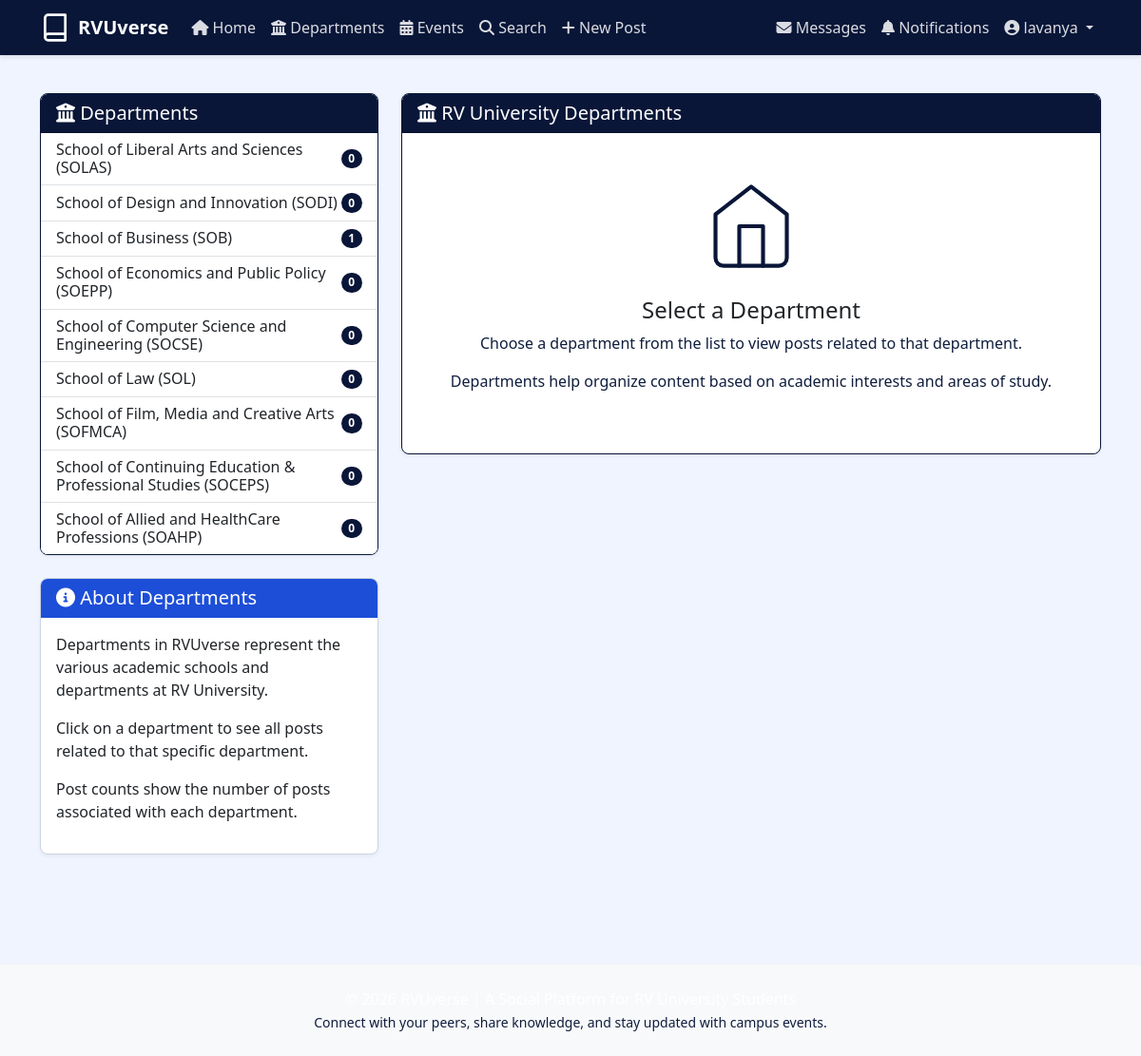
The app's page /departments/ (signed in) with its own data.
### core/models.py (models this page shows, shortened)
class Department(models.Model):
    DEPT_CHOICES = [
        ('1', 'School of Liberal Arts and Sciences (SOLAS)'),
        ('2', 'School of Design and Innovation (SODI)'),
        ('3', 'School of Business (SOB)'),
        ('4', 'School of Economics and Public Policy (SOEPP)'),
        ('5', 'School of Computer Science and Engineering (SOCSE)'),
        ('6', 'School of Law (SOL)'),
        ('7', 'School of Film, Media and Creative Arts (SOFMCA)'),
        ('8', 'School of Continuing Education & Professional Studies (SOCEPS)'),
        ('9', 'School of Allied and Healthcare Professions (SOAHP)'),
    ]
    code = models.CharField(max_length=2, choices=DEPT_CHOICES, unique=True,default='5')
    name = models.CharField(max_length=100)
    description = models.TextField(blank=True, null=True)

### core/views.py (the view)
# urls.py: path('departments/', views.departments_view, name='departments'),
@login_required
def departments_view(request):
    departments = Department.objects.all().annotate(
        post_count=Count('posts')
    )
    selected_department_id = request.GET.get('department')
    posts = None
    if selected_department_id:
        selected_department = get_object_or_404(Department, id=selected_department_id)
        posts = Post.objects.filter(department=selected_department).select_related('user')
        paginator = Paginator(posts, 10)  # Show 10 posts per page
        page_number = request.GET.get('page')
        page_obj = paginator.get_page(page_number)
        context = {
            'departments': departments,
            'selected_department': selected_department,
            'page_obj': page_obj,
        }
    else:
        context = {
            'departments': departments,
        }
    return render(request, 'core/departments.html', context)

### core/templates/core/departments.html (shortened to what this page needs)
{% extends 'core/base.html' %}
{% block content %}
<div class="row">
    <div class="col-lg-4 mb-4">
        <div class="card border-primary">
            <div class="card-header bg-primary text-white">
                <h5 class="card-title mb-0">
                    <i class="fa-solid fa-building-columns"></i> Departments
                </h5>
            </div>
            <div class="list-group list-group-flush">
                {% for department in departments %}
                <a href="{% url 'departments' %}?department={{ department.id }}"
                   class="list-group-item list-group-item-action d-flex justify-content-between align-items-center
                          {% if selected_department and selected_department.id == department.id %}active{% endif %}">
                    <div>
                        <h6 class="mb-0">{{ department.name }}</h6>
                    </div>
                    <span class="badge bg-primary rounded-pill">{{ department.post_count }}</span>
                </a>
                {% empty %}
                <div class="list-group-item text-center text-muted py-4">
                    <p>No departments found.</p>
                </div>
                {% endfor %}
            </div>
        </div>
        <div class="card mt-4">
            <div class="card-header bg-info text-white">
                <h5 class="card-title mb-0">
                    <i class="fa-solid fa-info-circle"></i> About Departments
                </h5>
            </div>
            <div class="card-body">
                <p>Departments in RVUverse represent the various academic schools and departments at RV University.</p>
                <p>Click on a department to see all posts related to that specific department.</p>
                <p>Post counts show the number of posts associated with each department.</p>
            </div>
        </div>
    </div>
    <div class="col-lg-8">
        <div class="card border-primary">
            {% if selected_department %}
            <div class="card-header bg-primary text-white">
                <h5 class="card-title mb-0">
                    Posts from {{ selected_department.name }}
                </h5>
            </div>
            <div class="card-body p-0">
                {% if page_obj %}
                    <div class="list-group list-group-flush">
                    {% for post in page_obj %}
                        <div class="list-group-item p-3">
                            <div class="d-flex align-items-center mb-2">
                                <div class="avatar-placeholder me-2">{{ post.user.username.0|upper }}</div>
                                <div>
                                    <a href="{% url 'user_profile' username=post.user.username %}" class="text-decoration-none fw-bold">
                                        {{ post.user.username }}
                                    </a>
                                    <small class="text-muted d-block">
                                        {{ post.created_at|date:"M d, Y g:i A" }}
                                    </small>
                                </div>
                            </div>
                            <p>{{ post.content|linebreaks }}</p>
                            {% if post.hashtags %}
                            <div class="hashtags mb-3">
                                {% for tag in post.extract_hashtags %}
                                <a href="{% url 'search' %}?query={{ tag }}&search_type=hashtags" class="badge bg-secondary text-decoration-none me-1">
                                    #{{ tag }}
                                </a>
                                {% endfor %}
                            </div>
                            {% endif %}
                            <div class="d-flex justify-content-between align-items-center">
                                <div>
                                    <span class="me-3">
                                        <i class="fa-solid fa-thumbs-up text-primary"></i> {{ post.get_likes_count }}
                                    </span>
                                    <span>
                                        <i class="fa-solid fa-comment text-secondary"></i> {{ post.get_comments_count }}
                                    </span>
                                </div>
                                <a href="{% url 'post_detail' post_id=post.id %}" class="btn btn-sm btn-outline-primary">
                                    View Post
                                </a>
                            </div>
                        </div>
                    {% endfor %}
                    </div>
                    {% if page_obj.has_other_pages %}
                    <nav aria-label="Department posts pagination" class="p-3">
                        <ul class="pagination justify-content-center mb-0">
                            {% if page_obj.has_previous %}
                            <li class="page-item">
                                <a class="page-link" href="?department={{ selected_department.id }}&page=1" aria-label="First">
                                    <span aria-hidden="true">&laquo;&laquo;</span>
                                </a>
                            </li>
                            <li class="page-item">
                                <a class="page-link" href="?department={{ selected_department.id }}&page={{ page_obj.previous_page_number }}" aria-label="Previous">
                                    <span aria-hidden="true">&laquo;</span>
                                </a>
                            </li>
                            {% endif %}
                            {% for num in page_obj.paginator.page_range %}
                                {% if page_obj.number == num %}
                                <li class="page-item active"><a class="page-link" href="#">{{ num }}</a></li>
                                {% elif num > page_obj.number|add:'-3' and num < page_obj.number|add:'3' %}
                                <li class="page-item">
                                    <a class="page-link" href="?department={{ selected_department.id }}&page={{ num }}">{{ num }}</a>
                                </li>
                                {% endif %}
                            {% endfor %}
                            {% if page_obj.has_next %}
                            <li class="page-item">
                                <a class="page-link" href="?department={{ selected_department.id }}&page={{ page_obj.next_page_number }}" aria-label="Next">
                                    <span aria-hidden="true">&raquo;</span>
                                </a>
                            </li>
                            <li class="page-item">
                                <a class="page-link" href="?department={{ selected_department.id }}&page={{ page_obj.paginator.num_pages }}" aria-label="Last">
                                    <span aria-hidden="true">&raquo;&raquo;</span>
                                </a>
                            </li>
                            {% endif %}
                        </ul>
                    </nav>
                    {% endif %}
                {% else %}
                    <div class="text-center py-5">
                        <svg width="80" height="80" viewBox="0 0 24 24" fill="none" stroke="currentColor" stroke-width="1" stroke-linecap="round" stroke-linejoin="round" class="text-muted mb-3">
                            <path d="M21 15a2 2 0 01-2 2H7l-4 4V5a2 2 0 012-2h14a2 2 0 012 2z"></path>
                        </svg>
                        <h5>No posts in this department yet</h5>
                        <p class="text-muted">Be the first to create a post in this department!</p>
                        <a href="{% url 'create_post' %}" class="btn btn-primary">
                            <i class="fa-solid fa-plus"></i> Create Post
                        </a>
                    </div>
                {% endif %}
            </div>
            {% else %}
            <div class="card-header bg-primary text-white">
                <h5 class="card-title mb-0">
                    <i class="fa-solid fa-building-columns"></i> RV University Departments
                </h5>
            </div>
            <div class="card-body text-center py-5">
                <svg width="100" height="100" viewBox="0 0 24 24" fill="none" stroke="currentColor" stroke-width="1" stroke-linecap="round" stroke-linejoin="round" class="text-primary mb-4">
                    <path d="M3 9l9-7 9 7v11a2 2 0 0 1-2 2H5a2 2 0 0 1-2-2z"></path>
                    <polyline points="9 22 9 12 15 12 15 22"></polyline>
                </svg>
                <h4>Select a Department</h4>
                <p class="text-muted">Choose a department from the list to view posts related to that department.</p>
                <p class="text-muted">Departments help organize content based on academic interests and areas of study.</p>
            </div>
            {% endif %}
        </div>
    </div>
</div>
{% endblock %}

### core/templates/core/base.html (shortened to what this page needs)
{% load static %}
<!DOCTYPE html>
<html lang="en">
<head>
    <link href="https://cdn.jsdelivr.net/npm/bootstrap@5.3.0-alpha1/dist/css/bootstrap.min.css" rel="stylesheet">
    <link rel="stylesheet" href="https://cdnjs.cloudflare.com/ajax/libs/font-awesome/6.4.0/css/all.min.css">
    <link rel="stylesheet" href="{% static 'css/styles.css' %}">
</head>
<body>
    <nav class="navbar navbar-expand-lg sticky-top navbar-dark bg-primary">
        <div class="container">
            <a class="navbar-brand d-flex align-items-center" href="{% url 'home' %}">
                <svg class="me-2" width="32" height="32" viewBox="0 0 24 24" fill="none" stroke="currentColor" stroke-width="2" stroke-linecap="round" stroke-linejoin="round">
                    <path d="M4 19.5A2.5 2.5 0 0 1 6.5 17H20"></path>
                    <path d="M6.5 2H20v20H6.5A2.5 2.5 0 0 1 4 19.5v-15A2.5 2.5 0 0 1 6.5 2z"></path>
                </svg>
                <span class="fw-bold">RVUverse</span>
            </a>
            <div class="collapse navbar-collapse" id="navbarNav">
                {% if user.is_authenticated %}
                <ul class="navbar-nav me-auto">
                    <li class="nav-item">
                        <a class="nav-link {% if request.path == '/' %}active{% endif %}" href="{% url 'home' %}">
                            <i class="fa-solid fa-house"></i> Home
                        </a>
                    </li>
                    <li class="nav-item">
                        <a class="nav-link {% if '/departments/' in request.path %}active{% endif %}" href="{% url 'departments' %}">
                            <i class="fa-solid fa-building-columns"></i> Departments
                        </a>
                    </li>
                    <li class="nav-item">
                        <a class="nav-link {% if '/events/' in request.path %}active{% endif %}" href="{% url 'events' %}">
                            <i class="fa-solid fa-calendar-days"></i> Events
                        </a>
                    </li>
                    <li class="nav-item">
                        <a class="nav-link {% if '/search/' in request.path %}active{% endif %}" href="{% url 'search' %}">
                            <i class="fa-solid fa-magnifying-glass"></i> Search
                        </a>
                    </li>
                    <li class="nav-item">
                        <a class="nav-link {% if '/post/create/' in request.path %}active{% endif %}" href="{% url 'create_post' %}">
                            <i class="fa-solid fa-plus"></i> New Post
                        </a>
                    </li>
                </ul>
                <ul class="navbar-nav ms-auto">
                    <li class="nav-item">
                        <a class="nav-link position-relative {% if '/messages/' in request.path %}active{% endif %}" href="{% url 'messages' %}" id="navMessagesLink">
                            <i class="fa-solid fa-envelope"></i> Messages
                        </a>
                    </li>
                    <li class="nav-item">
                        <a class="nav-link position-relative {% if '/notifications/' in request.path %}active{% endif %}" href="{% url 'notifications' %}" id="navNotificationsLink">
                            <i class="fa-solid fa-bell"></i> Notifications
                        </a>
                    </li>
                    <li class="nav-item dropdown">
                        <a class="nav-link dropdown-toggle show" href="#" id="navbarDropdown" role="button" data-bs-toggle="dropdown" aria-expanded="true">
                            <i class="fa-solid fa-user-circle"></i> {{ user.username }}
                        </a>
                    </li>
                </ul>
                {% endif %}
            </div>
        </div>
    </nav>
    <main class="container my-4">
        {% block content %}{% endblock %}
    </main>
    <footer class="bg-light py-4 mt-5">
        <div class="container text-center">
            <p class="mb-0">© {% now "Y" %} RVUverse | A Social Platform for RV University Students</p>
            <small class="text-muted">Connect with your peers, share knowledge, and stay updated with campus events.</small>
        </div>
    </footer>
</body>
</html>

### records on screen
Department: name "School of Liberal Arts and Sciences (SOLAS)", post_count "0"
Department: name "School of Design and Innovation (SODI)", post_count "0"
Department: name "School of Business (SOB)", post_count "1"
Department: name "School of Economics and Public Policy (SOEPP)", post_count "0"
Department: name "School of Computer Science and Engineering (SOCSE)", post_count "0"
Department: name "School of Law (SOL)", post_count "0"
Department: name "School of Film, Media and Creative Arts (SOFMCA)", post_count "0"
Department: name "School of Continuing Education & Professional Studies (SOCEPS)", post_count "0"
Department: name "School of Allied and HealthCare Professions (SOAHP)", post_count "0"

### other values on screen
{{ user.username }} "lavanya"
